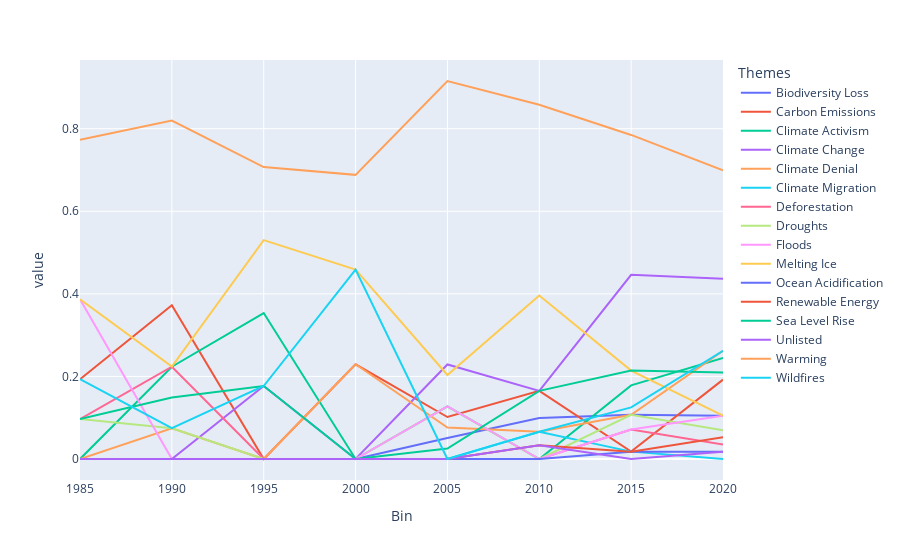

This figure's notebook cell:
### Code cell
px.line(data_frame=theme_counts_normed)

### Figure 1 — Plotly figure (JSON) as saved in the notebook; plotly's stock layout.template omitted (floating-point values rounded to 4 significant figures)
{"data": [{"hovertemplate": "Themes=Biodiversity Loss<br>Bin=%{x}<br>value=%{y}<extra></extra>", "legendgroup": "Biodiversity Loss", "line": {"color": "#636efa", "dash": "solid"}, "marker": {"symbol": "circle"}, "mode": "lines", "name": "Biodiversity Loss", "orientation": "v", "showlegend": true, "type": "scatter", "x": [1985, 1990, 1995, 2000, 2005, 2010, 2015, 2020], "xaxis": "x", "y": [0.0, 0.0, 0.0, 0.0, 0.05087, 0.09901, 0.107, 0.1048], "yaxis": "y"}, {"hovertemplate": "Themes=Carbon Emissions<br>Bin=%{x}<br>value=%{y}<extra></extra>", "legendgroup": "Carbon Emissions", "line": {"color": "#EF553B", "dash": "solid"}, "marker": {"symbol": "circle"}, "mode": "lines", "name": "Carbon Emissions", "orientation": "v", "showlegend": true, "type": "scatter", "x": [1985, 1990, 1995, 2000, 2005, 2010, 2015, 2020], "xaxis": "x", "y": [0.1933, 0.3727, 0.0, 0.2294, 0.1017, 0.165, 0.01784, 0.1922], "yaxis": "y"}, {"hovertemplate": "Themes=Climate Activism<br>Bin=%{x}<br>value=%{y}<extra></extra>", "legendgroup": "Climate Activism", "line": {"color": "#00cc96", "dash": "solid"}, "marker": {"symbol": "circle"}, "mode": "lines", "name": "Climate Activism", "orientation": "v", "showlegend": true, "type": "scatter", "x": [1985, 1990, 1995, 2000, 2005, 2010, 2015, 2020], "xaxis": "x", "y": [0.0, 0.2236, 0.3536, 0.0, 0.1272, 0.0, 0.1784, 0.2446], "yaxis": "y"}, {"hovertemplate": "Themes=Climate Change<br>Bin=%{x}<br>value=%{y}<extra></extra>", "legendgroup": "Climate Change", "line": {"color": "#ab63fa", "dash": "solid"}, "marker": {"symbol": "circle"}, "mode": "lines", "name": "Climate Change", "orientation": "v", "showlegend": true, "type": "scatter", "x": [1985, 1990, 1995, 2000, 2005, 2010, 2015, 2020], "xaxis": "x", "y": [0.0, 0.0, 0.1768, 0.0, 0.2289, 0.165, 0.446, 0.4369], "yaxis": "y"}, {"hovertemplate": "Themes=Climate Denial<br>Bin=%{x}<br>value=%{y}<extra></extra>", "legendgroup": "Climate Denial", "line": {"color": "#FFA15A", "dash": "solid"}, "marker": {"symbol": "circle"}, "mode": "lines", "name": "Climate Denial", "orientation": "v", "showlegend": true, "type": "scatter", "x": [1985, 1990, 1995, 2000, 2005, 2010, 2015, 2020], "xaxis": "x", "y": [0.0, 0.07454, 0.0, 0.2294, 0.0763, 0.06601, 0.107, 0.2621], "yaxis": "y"}, {"hovertemplate": "Themes=Climate Migration<br>Bin=%{x}<br>value=%{y}<extra></extra>", "legendgroup": "Climate Migration", "line": {"color": "#19d3f3", "dash": "solid"}, "marker": {"symbol": "circle"}, "mode": "lines", "name": "Climate Migration", "orientation": "v", "showlegend": true, "type": "scatter", "x": [1985, 1990, 1995, 2000, 2005, 2010, 2015, 2020], "xaxis": "x", "y": [0.0, 0.0, 0.0, 0.0, 0.0, 0.06601, 0.01784, 0.0], "yaxis": "y"}, {"hovertemplate": "Themes=Deforestation<br>Bin=%{x}<br>value=%{y}<extra></extra>", "legendgroup": "Deforestation", "line": {"color": "#FF6692", "dash": "solid"}, "marker": {"symbol": "circle"}, "mode": "lines", "name": "Deforestation", "orientation": "v", "showlegend": true, "type": "scatter", "x": [1985, 1990, 1995, 2000, 2005, 2010, 2015, 2020], "xaxis": "x", "y": [0.09667, 0.2236, 0.0, 0.0, 0.0, 0.0, 0.07136, 0.03495], "yaxis": "y"}, {"hovertemplate": "Themes=Droughts<br>Bin=%{x}<br>value=%{y}<extra></extra>", "legendgroup": "Droughts", "line": {"color": "#B6E880", "dash": "solid"}, "marker": {"symbol": "circle"}, "mode": "lines", "name": "Droughts", "orientation": "v", "showlegend": true, "type": "scatter", "x": [1985, 1990, 1995, 2000, 2005, 2010, 2015, 2020], "xaxis": "x", "y": [0.09667, 0.07454, 0.0, 0.0, 0.1272, 0.0, 0.107, 0.0699], "yaxis": "y"}, {"hovertemplate": "Themes=Floods<br>Bin=%{x}<br>value=%{y}<extra></extra>", "legendgroup": "Floods", "line": {"color": "#FF97FF", "dash": "solid"}, "marker": {"symbol": "circle"}, "mode": "lines", "name": "Floods", "orientation": "v", "showlegend": true, "type": "scatter", "x": [1985, 1990, 1995, 2000, 2005, 2010, 2015, 2020], "xaxis": "x", "y": [0.3867, 0.0, 0.0, 0.0, 0.1272, 0.0, 0.07136, 0.1048], "yaxis": "y"}, {"hovertemplate": "Themes=Melting Ice<br>Bin=%{x}<br>value=%{y}<extra></extra>", "legendgroup": "Melting Ice", "line": {"color": "#FECB52", "dash": "solid"}, "marker": {"symbol": "circle"}, "mode": "lines", "name": "Melting Ice", "orientation": "v", "showlegend": true, "type": "scatter", "x": [1985, 1990, 1995, 2000, 2005, 2010, 2015, 2020], "xaxis": "x", "y": [0.3867, 0.2236, 0.5303, 0.4588, 0.2035, 0.3961, 0.2141, 0.1048], "yaxis": "y"}, {"hovertemplate": "Themes=Ocean Acidification<br>Bin=%{x}<br>value=%{y}<extra></extra>", "legendgroup": "Ocean Acidification", "line": {"color": "#636efa", "dash": "solid"}, "marker": {"symbol": "circle"}, "mode": "lines", "name": "Ocean Acidification", "orientation": "v", "showlegend": true, "type": "scatter", "x": [1985, 1990, 1995, 2000, 2005, 2010, 2015, 2020], "xaxis": "x", "y": [0.0, 0.0, 0.0, 0.0, 0.0, 0.0, 0.01784, 0.01747], "yaxis": "y"}, {"hovertemplate": "Themes=Renewable Energy<br>Bin=%{x}<br>value=%{y}<extra></extra>", "legendgroup": "Renewable Energy", "line": {"color": "#EF553B", "dash": "solid"}, "marker": {"symbol": "circle"}, "mode": "lines", "name": "Renewable Energy", "orientation": "v", "showlegend": true, "type": "scatter", "x": [1985, 1990, 1995, 2000, 2005, 2010, 2015, 2020], "xaxis": "x", "y": [0.0, 0.0, 0.0, 0.0, 0.0, 0.033, 0.01784, 0.05242], "yaxis": "y"}, {"hovertemplate": "Themes=Sea Level Rise<br>Bin=%{x}<br>value=%{y}<extra></extra>", "legendgroup": "Sea Level Rise", "line": {"color": "#00cc96", "dash": "solid"}, "marker": {"symbol": "circle"}, "mode": "lines", "name": "Sea Level Rise", "orientation": "v", "showlegend": true, "type": "scatter", "x": [1985, 1990, 1995, 2000, 2005, 2010, 2015, 2020], "xaxis": "x", "y": [0.09667, 0.1491, 0.1768, 0.0, 0.02543, 0.165, 0.2141, 0.2097], "yaxis": "y"}, {"hovertemplate": "Themes=Unlisted<br>Bin=%{x}<br>value=%{y}<extra></extra>", "legendgroup": "Unlisted", "line": {"color": "#ab63fa", "dash": "solid"}, "marker": {"symbol": "circle"}, "mode": "lines", "name": "Unlisted", "orientation": "v", "showlegend": true, "type": "scatter", "x": [1985, 1990, 1995, 2000, 2005, 2010, 2015, 2020], "xaxis": "x", "y": [0.0, 0.0, 0.0, 0.0, 0.0, 0.033, 0.0, 0.01747], "yaxis": "y"}, {"hovertemplate": "Themes=Warming<br>Bin=%{x}<br>value=%{y}<extra></extra>", "legendgroup": "Warming", "line": {"color": "#FFA15A", "dash": "solid"}, "marker": {"symbol": "circle"}, "mode": "lines", "name": "Warming", "orientation": "v", "showlegend": true, "type": "scatter", "x": [1985, 1990, 1995, 2000, 2005, 2010, 2015, 2020], "xaxis": "x", "y": [0.7734, 0.8199, 0.7071, 0.6882, 0.9156, 0.8581, 0.785, 0.699], "yaxis": "y"}, {"hovertemplate": "Themes=Wildfires<br>Bin=%{x}<br>value=%{y}<extra></extra>", "legendgroup": "Wildfires", "line": {"color": "#19d3f3", "dash": "solid"}, "marker": {"symbol": "circle"}, "mode": "lines", "name": "Wildfires", "orientation": "v", "showlegend": true, "type": "scatter", "x": [1985, 1990, 1995, 2000, 2005, 2010, 2015, 2020], "xaxis": "x", "y": [0.1933, 0.07454, 0.1768, 0.4588, 0.0, 0.06601, 0.1249, 0.2621], "yaxis": "y"}], "layout": {"legend": {"title": {"text": "Themes"}, "tracegroupgap": 0}, "margin": {"t": 60}, "xaxis": {"anchor": "y", "domain": [0, 1], "title": {"text": "Bin"}}, "yaxis": {"anchor": "x", "domain": [0, 1], "title": {"text": "value"}}}}
